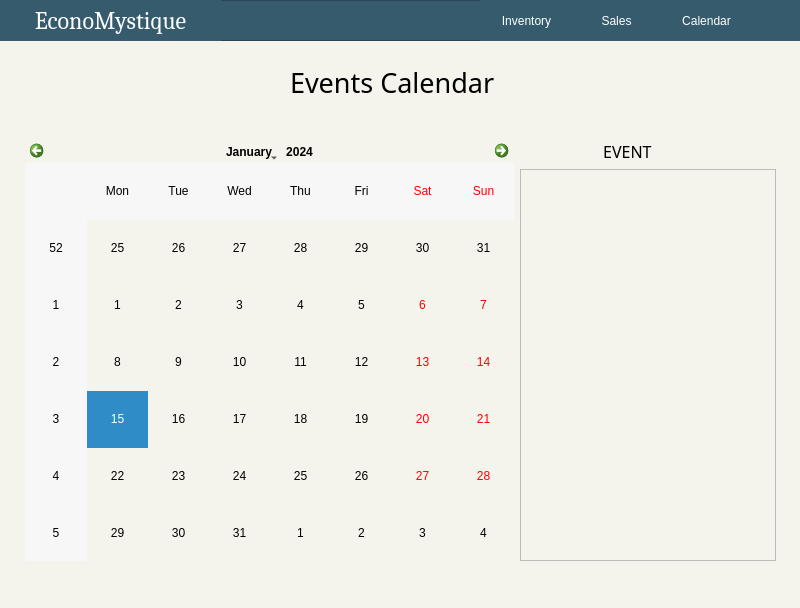
<?xml version="1.0" encoding="UTF-8"?>
<ui version="4.0">
 <class>Calendar</class>
 <widget class="QMainWindow" name="Calendar">
  <property name="geometry">
   <rect>
    <x>0</x>
    <y>0</y>
    <width>800</width>
    <height>608</height>
   </rect>
  </property>
  <property name="palette">
   <palette>
    <active>
     <colorrole role="WindowText">
      <brush brushstyle="SolidPattern">
       <color alpha="255">
        <red>0</red>
        <green>0</green>
        <blue>0</blue>
       </color>
      </brush>
     </colorrole>
     <colorrole role="Button">
      <brush brushstyle="SolidPattern">
       <color alpha="255">
        <red>244</red>
        <green>244</green>
        <blue>236</blue>
       </color>
      </brush>
     </colorrole>
     <colorrole role="Light">
      <brush brushstyle="SolidPattern">
       <color alpha="255">
        <red>255</red>
        <green>255</green>
        <blue>255</blue>
       </color>
      </brush>
     </colorrole>
     <colorrole role="Midlight">
      <brush brushstyle="SolidPattern">
       <color alpha="255">
        <red>251</red>
        <green>249</green>
        <blue>247</blue>
       </color>
      </brush>
     </colorrole>
     <colorrole role="Dark">
      <brush brushstyle="SolidPattern">
       <color alpha="255">
        <red>123</red>
        <green>122</green>
        <blue>119</blue>
       </color>
      </brush>
     </colorrole>
     <colorrole role="Mid">
      <brush brushstyle="SolidPattern">
       <color alpha="255">
        <red>165</red>
        <green>163</green>
        <blue>159</blue>
       </color>
      </brush>
     </colorrole>
     <colorrole role="Text">
      <brush brushstyle="SolidPattern">
       <color alpha="255">
        <red>0</red>
        <green>0</green>
        <blue>0</blue>
       </color>
      </brush>
     </colorrole>
     <colorrole role="BrightText">
      <brush brushstyle="SolidPattern">
       <color alpha="255">
        <red>255</red>
        <green>255</green>
        <blue>255</blue>
       </color>
      </brush>
     </colorrole>
     <colorrole role="ButtonText">
      <brush brushstyle="SolidPattern">
       <color alpha="255">
        <red>0</red>
        <green>0</green>
        <blue>0</blue>
       </color>
      </brush>
     </colorrole>
     <colorrole role="Base">
      <brush brushstyle="SolidPattern">
       <color alpha="255">
        <red>244</red>
        <green>244</green>
        <blue>236</blue>
       </color>
      </brush>
     </colorrole>
     <colorrole role="Window">
      <brush brushstyle="SolidPattern">
       <color alpha="255">
        <red>244</red>
        <green>244</green>
        <blue>236</blue>
       </color>
      </brush>
     </colorrole>
     <colorrole role="Shadow">
      <brush brushstyle="SolidPattern">
       <color alpha="255">
        <red>0</red>
        <green>0</green>
        <blue>0</blue>
       </color>
      </brush>
     </colorrole>
     <colorrole role="AlternateBase">
      <brush brushstyle="SolidPattern">
       <color alpha="255">
        <red>251</red>
        <green>249</green>
        <blue>247</blue>
       </color>
      </brush>
     </colorrole>
     <colorrole role="ToolTipBase">
      <brush brushstyle="SolidPattern">
       <color alpha="255">
        <red>255</red>
        <green>255</green>
        <blue>220</blue>
       </color>
      </brush>
     </colorrole>
     <colorrole role="ToolTipText">
      <brush brushstyle="SolidPattern">
       <color alpha="255">
        <red>0</red>
        <green>0</green>
        <blue>0</blue>
       </color>
      </brush>
     </colorrole>
    </active>
    <inactive>
     <colorrole role="WindowText">
      <brush brushstyle="SolidPattern">
       <color alpha="255">
        <red>0</red>
        <green>0</green>
        <blue>0</blue>
       </color>
      </brush>
     </colorrole>
     <colorrole role="Button">
      <brush brushstyle="SolidPattern">
       <color alpha="255">
        <red>244</red>
        <green>244</green>
        <blue>236</blue>
       </color>
      </brush>
     </colorrole>
     <colorrole role="Light">
      <brush brushstyle="SolidPattern">
       <color alpha="255">
        <red>255</red>
        <green>255</green>
        <blue>255</blue>
       </color>
      </brush>
     </colorrole>
     <colorrole role="Midlight">
      <brush brushstyle="SolidPattern">
       <color alpha="255">
        <red>251</red>
        <green>249</green>
        <blue>247</blue>
       </color>
      </brush>
     </colorrole>
     <colorrole role="Dark">
      <brush brushstyle="SolidPattern">
       <color alpha="255">
        <red>123</red>
        <green>122</green>
        <blue>119</blue>
       </color>
      </brush>
     </colorrole>
     <colorrole role="Mid">
      <brush brushstyle="SolidPattern">
       <color alpha="255">
        <red>165</red>
        <green>163</green>
        <blue>159</blue>
       </color>
      </brush>
     </colorrole>
     <colorrole role="Text">
      <brush brushstyle="SolidPattern">
       <color alpha="255">
        <red>0</red>
        <green>0</green>
        <blue>0</blue>
       </color>
      </brush>
     </colorrole>
     <colorrole role="BrightText">
      <brush brushstyle="SolidPattern">
       <color alpha="255">
        <red>255</red>
        <green>255</green>
        <blue>255</blue>
       </color>
      </brush>
     </colorrole>
     <colorrole role="ButtonText">
      <brush brushstyle="SolidPattern">
       <color alpha="255">
        <red>0</red>
        <green>0</green>
        <blue>0</blue>
       </color>
      </brush>
     </colorrole>
     <colorrole role="Base">
      <brush brushstyle="SolidPattern">
       <color alpha="255">
        <red>244</red>
        <green>244</green>
        <blue>236</blue>
       </color>
      </brush>
     </colorrole>
     <colorrole role="Window">
      <brush brushstyle="SolidPattern">
       <color alpha="255">
        <red>244</red>
        <green>244</green>
        <blue>236</blue>
       </color>
      </brush>
     </colorrole>
     <colorrole role="Shadow">
      <brush brushstyle="SolidPattern">
       <color alpha="255">
        <red>0</red>
        <green>0</green>
        <blue>0</blue>
       </color>
      </brush>
     </colorrole>
     <colorrole role="AlternateBase">
      <brush brushstyle="SolidPattern">
       <color alpha="255">
        <red>251</red>
        <green>249</green>
        <blue>247</blue>
       </color>
      </brush>
     </colorrole>
     <colorrole role="ToolTipBase">
      <brush brushstyle="SolidPattern">
       <color alpha="255">
        <red>255</red>
        <green>255</green>
        <blue>220</blue>
       </color>
      </brush>
     </colorrole>
     <colorrole role="ToolTipText">
      <brush brushstyle="SolidPattern">
       <color alpha="255">
        <red>0</red>
        <green>0</green>
        <blue>0</blue>
       </color>
      </brush>
     </colorrole>
    </inactive>
    <disabled>
     <colorrole role="WindowText">
      <brush brushstyle="SolidPattern">
       <color alpha="255">
        <red>0</red>
        <green>0</green>
        <blue>0</blue>
       </color>
      </brush>
     </colorrole>
     <colorrole role="Button">
      <brush brushstyle="SolidPattern">
       <color alpha="255">
        <red>244</red>
        <green>244</green>
        <blue>236</blue>
       </color>
      </brush>
     </colorrole>
     <colorrole role="Light">
      <brush brushstyle="SolidPattern">
       <color alpha="255">
        <red>255</red>
        <green>255</green>
        <blue>255</blue>
       </color>
      </brush>
     </colorrole>
     <colorrole role="Midlight">
      <brush brushstyle="SolidPattern">
       <color alpha="255">
        <red>251</red>
        <green>249</green>
        <blue>247</blue>
       </color>
      </brush>
     </colorrole>
     <colorrole role="Dark">
      <brush brushstyle="SolidPattern">
       <color alpha="255">
        <red>123</red>
        <green>122</green>
        <blue>119</blue>
       </color>
      </brush>
     </colorrole>
     <colorrole role="Mid">
      <brush brushstyle="SolidPattern">
       <color alpha="255">
        <red>165</red>
        <green>163</green>
        <blue>159</blue>
       </color>
      </brush>
     </colorrole>
     <colorrole role="Text">
      <brush brushstyle="SolidPattern">
       <color alpha="255">
        <red>0</red>
        <green>0</green>
        <blue>0</blue>
       </color>
      </brush>
     </colorrole>
     <colorrole role="BrightText">
      <brush brushstyle="SolidPattern">
       <color alpha="255">
        <red>255</red>
        <green>255</green>
        <blue>255</blue>
       </color>
      </brush>
     </colorrole>
     <colorrole role="ButtonText">
      <brush brushstyle="SolidPattern">
       <color alpha="255">
        <red>0</red>
        <green>0</green>
        <blue>0</blue>
       </color>
      </brush>
     </colorrole>
     <colorrole role="Base">
      <brush brushstyle="SolidPattern">
       <color alpha="255">
        <red>244</red>
        <green>244</green>
        <blue>236</blue>
       </color>
      </brush>
     </colorrole>
     <colorrole role="Window">
      <brush brushstyle="SolidPattern">
       <color alpha="255">
        <red>244</red>
        <green>244</green>
        <blue>236</blue>
       </color>
      </brush>
     </colorrole>
     <colorrole role="Shadow">
      <brush brushstyle="SolidPattern">
       <color alpha="255">
        <red>0</red>
        <green>0</green>
        <blue>0</blue>
       </color>
      </brush>
     </colorrole>
     <colorrole role="AlternateBase">
      <brush brushstyle="SolidPattern">
       <color alpha="255">
        <red>247</red>
        <green>244</green>
        <blue>239</blue>
       </color>
      </brush>
     </colorrole>
     <colorrole role="ToolTipBase">
      <brush brushstyle="SolidPattern">
       <color alpha="255">
        <red>255</red>
        <green>255</green>
        <blue>220</blue>
       </color>
      </brush>
     </colorrole>
     <colorrole role="ToolTipText">
      <brush brushstyle="SolidPattern">
       <color alpha="255">
        <red>0</red>
        <green>0</green>
        <blue>0</blue>
       </color>
      </brush>
     </colorrole>
    </disabled>
   </palette>
  </property>
  <property name="windowTitle">
   <string>EconoMystique</string>
  </property>
  <property name="windowIcon">
   <iconset>
    <selectedon>img/econologo_bkgd.png</selectedon>
   </iconset>
  </property>
  <property name="styleSheet">
   <string notr="true">background: #f4f4ec;
color: black;
</string>
  </property>
  <widget class="QWidget" name="centralwidget">
   <widget class="QWidget" name="verticalLayoutWidget">
    <property name="geometry">
     <rect>
      <x>0</x>
      <y>40</y>
      <width>801</width>
      <height>84</height>
     </rect>
    </property>
    <layout class="QVBoxLayout" name="verticalLayout">
     <property name="leftMargin">
      <number>290</number>
     </property>
     <item>
      <widget class="QLabel" name="EventsCalendar">
       <property name="font">
        <font>
         <family>Sans Serif Collection</family>
         <pointsize>20</pointsize>
        </font>
       </property>
       <property name="text">
        <string>Events Calendar</string>
       </property>
      </widget>
     </item>
    </layout>
   </widget>
   <widget class="QWidget" name="horizontalLayoutWidget">
    <property name="geometry">
     <rect>
      <x>20</x>
      <y>140</y>
      <width>761</width>
      <height>421</height>
     </rect>
    </property>
    <layout class="QHBoxLayout" name="horizontalLayout" stretch="5,0">
     <property name="leftMargin">
      <number>5</number>
     </property>
     <property name="rightMargin">
      <number>5</number>
     </property>
     <item>
      <widget class="QCalendarWidget" name="calendarWidget"/>
     </item>
     <item>
      <layout class="QVBoxLayout" name="verticalLayout_2">
       <item>
        <widget class="QLabel" name="eventLabel">
         <property name="font">
          <font>
           <family>Sans Serif Collection</family>
           <pointsize>12</pointsize>
          </font>
         </property>
         <property name="text">
          <string>                    EVENT</string>
         </property>
        </widget>
       </item>
       <item>
        <widget class="QListView" name="eventListView"/>
       </item>
      </layout>
     </item>
    </layout>
   </widget>
   <widget class="QFrame" name="frame">
    <property name="geometry">
     <rect>
      <x>0</x>
      <y>0</y>
      <width>801</width>
      <height>41</height>
     </rect>
    </property>
    <property name="styleSheet">
     <string notr="true">background: #365b6d;</string>
    </property>
    <property name="frameShape">
     <enum>QFrame::StyledPanel</enum>
    </property>
    <property name="frameShadow">
     <enum>QFrame::Raised</enum>
    </property>
    <widget class="QLabel" name="titleLabel_2">
     <property name="geometry">
      <rect>
       <x>0</x>
       <y>0</y>
       <width>221</width>
       <height>41</height>
      </rect>
     </property>
     <property name="font">
      <font>
       <family>Cambria</family>
       <pointsize>18</pointsize>
      </font>
     </property>
     <property name="styleSheet">
      <string notr="true">color: white;</string>
     </property>
     <property name="text">
      <string>EconoMystique</string>
     </property>
     <property name="alignment">
      <set>Qt::AlignCenter</set>
     </property>
    </widget>
    <widget class="QPushButton" name="btnSales">
     <property name="geometry">
      <rect>
       <x>570</x>
       <y>0</y>
       <width>93</width>
       <height>41</height>
      </rect>
     </property>
     <property name="font">
      <font>
       <pointsize>9</pointsize>
      </font>
     </property>
     <property name="cursor">
      <cursorShape>PointingHandCursor</cursorShape>
     </property>
     <property name="styleSheet">
      <string notr="true">QPushButton {
    background-color: #365b6d;
    color: white;
    border-radius: 50px;
}
QPushButton:hover {
    background-color: #5b8ca4;
}
QPushButton:pressed {
    border-style: inset;
    background-color: #365b6d;
}
</string>
     </property>
     <property name="text">
      <string>Sales</string>
     </property>
    </widget>
    <widget class="QPushButton" name="btnInventory">
     <property name="geometry">
      <rect>
       <x>480</x>
       <y>0</y>
       <width>93</width>
       <height>41</height>
      </rect>
     </property>
     <property name="font">
      <font>
       <pointsize>9</pointsize>
      </font>
     </property>
     <property name="cursor">
      <cursorShape>PointingHandCursor</cursorShape>
     </property>
     <property name="styleSheet">
      <string notr="true">QPushButton {
    background-color: #365b6d;
    color: white;
    border-radius: 50px;
}
QPushButton:hover {
    background-color: #5b8ca4;
}
QPushButton:pressed {
    border-style: inset;
    background-color: #365b6d;
}
</string>
     </property>
     <property name="text">
      <string>Inventory</string>
     </property>
    </widget>
    <widget class="QPushButton" name="btnCalendar">
     <property name="geometry">
      <rect>
       <x>660</x>
       <y>0</y>
       <width>93</width>
       <height>41</height>
      </rect>
     </property>
     <property name="font">
      <font>
       <pointsize>9</pointsize>
      </font>
     </property>
     <property name="cursor">
      <cursorShape>PointingHandCursor</cursorShape>
     </property>
     <property name="styleSheet">
      <string notr="true">QPushButton {
    background-color: #365b6d;
    color: white;
    border-radius: 50px;
}
QPushButton:hover {
    background-color: #5b8ca4;
}
QPushButton:pressed {
    border-style: inset;
    background-color: #365b6d;
}
</string>
     </property>
     <property name="text">
      <string>Calendar</string>
     </property>
    </widget>
    <widget class="QPushButton" name="btnAccount">
     <property name="geometry">
      <rect>
       <x>750</x>
       <y>0</y>
       <width>51</width>
       <height>41</height>
      </rect>
     </property>
     <property name="cursor">
      <cursorShape>PointingHandCursor</cursorShape>
     </property>
     <property name="styleSheet">
      <string notr="true">QPushButton {
    background-color: #365b6d;
    color: white;
    border-radius: 50px;
}
QPushButton:hover {
    background-color: #5b8ca4;
}
QPushButton:pressed {
    border-style: inset;
    background-color: #365b6d;
}
</string>
     </property>
     <property name="text">
      <string/>
     </property>
     <property name="icon">
      <iconset>
       <selectedon>img/pfBtn.png</selectedon>
      </iconset>
     </property>
     <property name="iconSize">
      <size>
       <width>40</width>
       <height>40</height>
      </size>
     </property>
    </widget>
   </widget>
  </widget>
  <widget class="QStatusBar" name="statusbar"/>
 </widget>
 <resources/>
 <connections/>
</ui>
